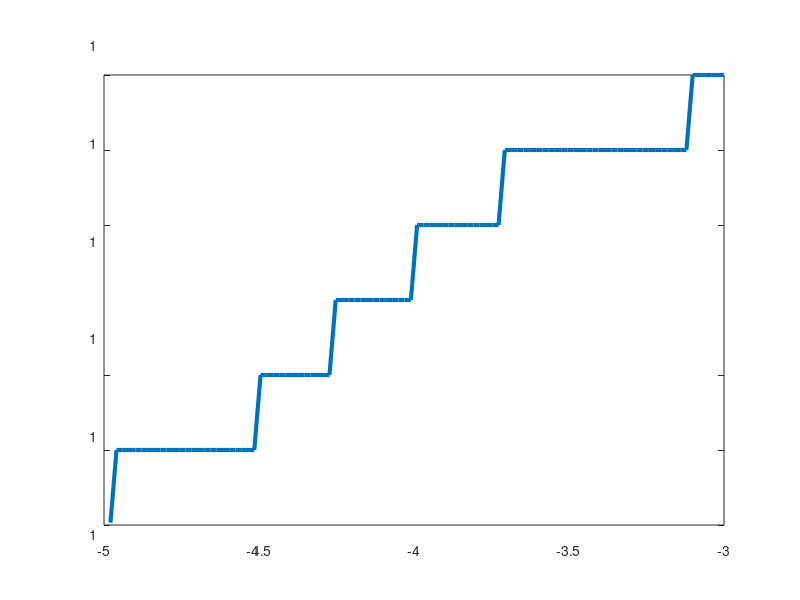

Write the MATLAB code that produced this figure.
% Plot barrier function

clc; clear; close all;

x1 = linspace(-5, -3, 100);

f = -2.346269384198334e-8*x1.^2  + 3.4653598287616256e-8*x1 + 1.0000000074791708;

plot(x1, f, 'LineWidth', 3)


% plot_barrier_2D()
% find_minimum()

% print('barrier.pdf', '-dpdf', '-r300');

function plot_barrier_2D()

    x1 = linspace(-1, 1, 100);

    % Bounds on polynomial kernel
%     f = 1.0000007651953218*x1.^2 - 1.7197334168473105e-11*x1 - ...
%         9.088427152842553e-10;

    

    x_11 = linspace(-1, -0.6, 100);
    x_12 = linspace(-0.6, -0.2, 100);
    x_13 = linspace(-0.2, 0.2, 100);
    x_14 = linspace(0.2, 0.6, 100);
    x_15 = linspace(0.6, 1.0, 100);

    f1 = 0.22003846464175245*ones(1, length(x_11));
    f2 = 0.22003846464487442*ones(1, length(x_12));
    f3 = 1.294560937958779e-7*ones(1, length(x_13));
    f4 = 0.22003846464155855*ones(1, length(x_14));
    f5 = 0.2200384646464848*ones(1, length(x_15));

    eta = 0.04;

    plot(x1, f, 'LineWidth', 3)
    hold on
    plot(x_11, f1, 'LineWidth', 3, 'Color', 'black')
    plot(x_12, f2, 'LineWidth', 3, 'Color', 'black')
    plot(x_13, f3, 'LineWidth', 3, 'Color', 'black')
    plot(x_14, f4, 'LineWidth', 3, 'Color', 'black')
    plot(x_15, f5, 'LineWidth', 3, 'Color', 'black')

    xline(-0.2,'k--','LineWidth',2);
    xline(+0.2,'k--','LineWidth',2);
    xline(-1.0,'r--','LineWidth',2);
    xline(+1.0,'r--','LineWidth',2);
    yline(eta,'m--','LineWidth',2)
    text(-.05,0.5,'$X_0$','Interpreter','latex','FontSize',16)
    text(+1.05,0.6,'$X_u$','Interpreter','latex', ...
            'Color', 'red', 'FontSize',16)
    text(-1.20,0.6,'$X_u$','Interpreter','latex', ...
            'Color', 'red', 'FontSize',16)
    text(-0.90,0.1,['$\eta = $', num2str(eta)],'Interpreter','latex',...
        'Color', 'magenta', 'FontSize',16)
    xlabel('x');
    ylabel('B(x)');
    grid on
    ylim([-.1, 2.5])
    xlim([-1.25, 1.25])
    labels = {'\color{blue} SOS B(x)', '\color{black} Piecewise B(x)'};
    legend(labels, 'Location', 'NorthWest', 'FontSize', 8, ...
    'TextColor', 'black');

end

function find_minimum()

    % Barrier function
    f = @(x1) 1.0000007651953218*x1.^2 - 1.7197334168473105e-11*x1 - ...
        9.088427152842553e-10;

    % Find the minimum of the function in the interval [-10,10]
    [x_min, f_min] = fminbnd(f,-10,40);
    
    % Display the result
    fprintf(['The minimum value of the function is f(x)=%f,' ...
        ' which occurs at x=%f.\n'],f_min,x_min);

end


